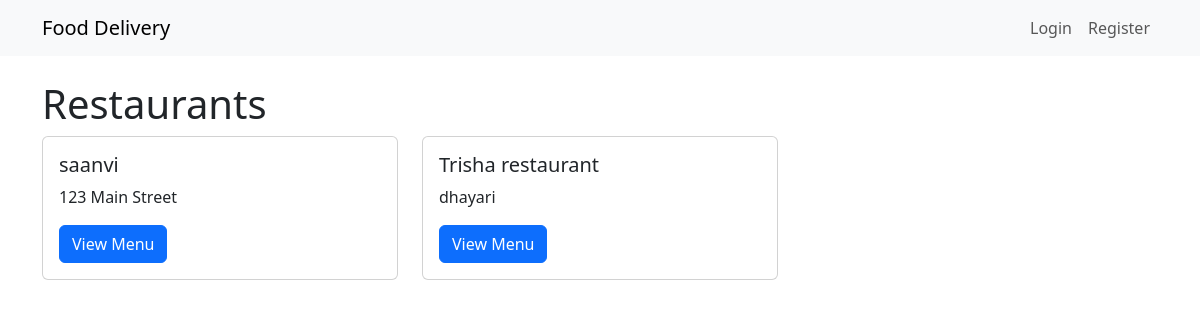
The page / on the database its author committed.
### food/models.py (models this page shows, shortened)
class Restaurant(models.Model):
    owner = models.OneToOneField(User, on_delete=models.CASCADE, related_name='restaurant_profile')
    name = models.CharField(max_length=200)
    address = models.TextField(blank=True)
    phone = models.CharField(max_length=20, blank=True)
    created_at = models.DateTimeField(auto_now_add=True)

### food/views.py (the view)
# urls.py: 2. Add a URL to urlpatterns:  path('', views.home, name='home')
def home(request):
    restaurants = Restaurant.objects.all()
    return render(request, 'food/home.html', {'restaurants': restaurants})

### food/templates/food/home.html (shortened to what this page needs)
{% extends 'food/base.html' %}
{% block content %}
<h1>Restaurants</h1>
<div class="row">
{% for r in restaurants %}
  <div class="col-md-4">
    <div class="card mb-3">
      <div class="card-body">
        <h5>{{ r.name }}</h5>
        <p>{{ r.address }}</p>
        <a href="{% url 'restaurant_detail' r.pk %}" class="btn btn-primary">View Menu</a>
      </div>
    </div>
  </div>
{% empty %}
  <p>No restaurants available.</p>
{% endfor %}
</div>
{% endblock %}

### rows shown on the page
Restaurant: name "saanvi", address "123 Main Street"
Restaurant: name "Trisha restaurant", address "dhayari"
